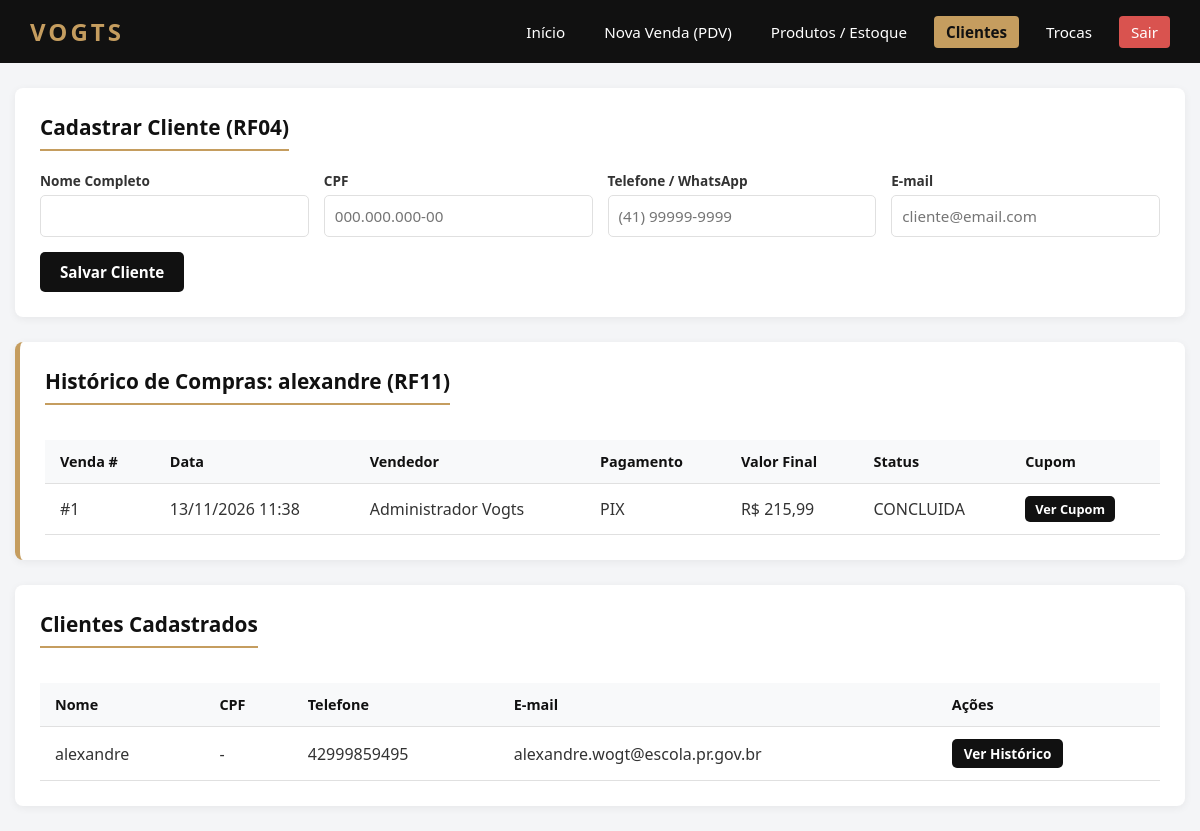
The page /vogts/clientes.php?historico_id=1 (signed in) on the database its author committed.
### tables this page shows
CREATE TABLE `clientes` (
  `id` int(11) NOT NULL,
  `nome` varchar(100) NOT NULL,
  `cpf` varchar(14) DEFAULT NULL,
  `telefone` varchar(20) DEFAULT NULL,
  `email` varchar(100) DEFAULT NULL,
  `senha` varchar(255) DEFAULT NULL
);

CREATE TABLE `vendas` (
  `id` int(11) NOT NULL,
  `cliente_id` int(11) DEFAULT NULL,
  `usuario_id` int(11) NOT NULL,
  `cpf_nota` varchar(14) DEFAULT NULL,
  `valor_bruto` decimal(10,2) NOT NULL,
  `desconto` decimal(10,2) DEFAULT 0.00,
  `valor_final` decimal(10,2) NOT NULL,
  `forma_pagamento` enum('dinheiro','pix','credito','debito') NOT NULL,
  `status` enum('concluida','cancelada') DEFAULT 'concluida',
  `data_venda` datetime DEFAULT current_timestamp()
);

CREATE TABLE `usuarios` (
  `id` int(11) NOT NULL,
  `nome` varchar(100) NOT NULL,
  `login` varchar(50) NOT NULL,
  `senha` varchar(255) NOT NULL,
  `perfil` enum('vendedor','gerente') NOT NULL
);

### vogts/clientes.php (the view, shortened to what this page needs)
<?php
require 'config/conexao.php';
$clientes = $pdo->query("SELECT * FROM clientes ORDER BY nome ASC")->fetchAll(PDO::FETCH_ASSOC);
$historico = [];
$clienteSelecionado = null;
if (isset($_GET['historico_id'])) {
    $cid = (int)$_GET['historico_id'];
    $stmtC = $pdo->prepare("SELECT * FROM clientes WHERE id = ?");
    $stmtC->execute([$cid]);
    $clienteSelecionado = $stmtC->fetch(PDO::FETCH_ASSOC);
    $stmtH = $pdo->prepare("
        SELECT v.*, u.nome AS vendedor
        FROM vendas v
        JOIN usuarios u ON v.usuario_id = u.id
        WHERE v.cliente_id = ?
        ORDER BY v.data_venda DESC
    ");
    $stmtH->execute([$cid]);
    $historico = $stmtH->fetchAll(PDO::FETCH_ASSOC);
}
?>
<!DOCTYPE html>
<html lang="pt-BR">
<head>
    <link rel="stylesheet" href="assets/style.css">
</head>
<body>
    <nav class="navbar">
        <a href="dashboard.php" class="brand">VOGTS</a>
        <div class="nav-links">
            <a href="dashboard.php">Início</a>
            <a href="pdv.php">Nova Venda (PDV)</a>
            <a href="produtos.php">Produtos / Estoque</a>
            <a href="clientes.php" class="active">Clientes</a>
            <a href="trocas.php">Trocas</a>
            <a href="logout.php" style="background: #d9534f;">Sair</a>
        </div>
    </nav>
    <div class="container">
        <div class="card">
            <h2>Cadastrar Cliente (RF04)</h2>
            <form method="POST">
                <div class="form-grid">
                    <div class="form-group">
                        <label>Nome Completo</label>
                        <input type="text" name="nome" required>
                    </div>
                    <div class="form-group">
                        <label>CPF</label>
                        <input type="text" name="cpf" placeholder="000.000.000-00">
                    </div>
                    <div class="form-group">
                        <label>Telefone / WhatsApp</label>
                        <input type="text" name="telefone" required placeholder="(41) 99999-9999">
                    </div>
                    <div class="form-group">
                        <label>E-mail</label>
                        <input type="email" name="email" placeholder="cliente@email.com">
                    </div>
                </div>
                <button type="submit" name="cadastrar_cliente" class="btn btn-primary" style="margin-top: 15px;">Salvar Cliente</button>
            </form>
        </div>
        <?php if ($clienteSelecionado): ?>
            <div class="card" style="border-left: 5px solid var(--accent);">
                <h2>Histórico de Compras: <?= htmlspecialchars($clienteSelecionado['nome']) ?> (RF11)</h2>
                <?php if (count($historico) > 0): ?>
                    <div class="table-responsive">
                        <table>
                            <thead>
                                <tr>
                                    <th>Venda #</th>
                                    <th>Data</th>
                                    <th>Vendedor</th>
                                    <th>Pagamento</th>
                                    <th>Valor Final</th>
                                    <th>Status</th>
                                    <th>Cupom</th>
                                </tr>
                            </thead>
                            <tbody>
                                <?php foreach ($historico as $h): ?>
                                    <tr>
                                        <td>#<?= $h['id'] ?></td>
                                        <td><?= date('d/m/Y H:i', strtotime($h['data_venda'])) ?></td>
                                        <td><?= htmlspecialchars($h['vendedor']) ?></td>
                                        <td><?= strtoupper($h['forma_pagamento']) ?></td>
                                        <td>R$ <?= number_format($h['valor_final'], 2, ',', '.') ?></td>
                                        <td><?= strtoupper($h['status']) ?></td>
                                        <td><a href="cupom.php?id=<?= $h['id'] ?>" target="_blank" class="btn btn-primary" style="padding: 4px 10px; font-size: 0.8rem;">Ver Cupom</a></td>
                                    </tr>
                                <?php endforeach; ?>
                            </tbody>
                        </table>
                    </div>
                <?php else: ?>
                    <p>Este cliente ainda não possui compras registradas.</p>
                <?php endif; ?>
            </div>
        <?php endif; ?>
        <div class="card">
            <h2>Clientes Cadastrados</h2>
            <div class="table-responsive">
                <table>
                    <thead>
                        <tr>
                            <th>Nome</th>
                            <th>CPF</th>
                            <th>Telefone</th>
                            <th>E-mail</th>
                            <th>Ações</th>
                        </tr>
                    </thead>
                    <tbody>
                        <?php foreach ($clientes as $c): ?>
                            <tr>
                                <td><?= htmlspecialchars($c['nome']) ?></td>
                                <td><?= htmlspecialchars($c['cpf'] ?? '-') ?></td>
                                <td><?= htmlspecialchars($c['telefone']) ?></td>
                                <td><?= htmlspecialchars($c['email']) ?></td>
                                <td><a href="clientes.php?historico_id=<?= $c['id'] ?>" class="btn btn-primary" style="padding: 5px 12px; font-size: 0.85rem;">Ver Histórico</a></td>
                            </tr>
                        <?php endforeach; ?>
                    </tbody>
                </table>
            </div>
        </div>
    </div>
</body>
</html>

### vogts/assets/style.css (style rules this page uses)
:root { --primary: #111111; --secondary: #333333; --accent: #c59d5f; --bg-light: #f4f5f7; --white: #ffffff; --danger: #d9534f; --danger-bg: #fdecea; --success: #28a745; --border: #e0e0e0; }
* { margin: 0; padding: 0; box-sizing: border-box; font-family: 'Segoe UI', Tahoma, Geneva, Verdana, sans-serif; }
body { background-color: var(--bg-light); color: var(--secondary); }
.navbar { background-color: var(--primary); color: var(--white); padding: 15px 30px; display: flex; justify-content: space-between; align-items: center; flex-wrap: wrap; }
.navbar .brand { font-size: 1.5rem; font-weight: bold; letter-spacing: 3px; color: var(--accent); text-decoration: none; }
.nav-links { display: flex; gap: 15px; flex-wrap: wrap; }
.nav-links a { color: var(--white); text-decoration: none; font-size: 0.95rem; padding: 6px 12px; border-radius: 4px; transition: 0.2s; }
.nav-links a:hover, .nav-links a.active { background-color: var(--accent); color: var(--primary); font-weight: 600; }
.container { max-width: 1200px; margin: 25px auto; padding: 0 15px; }
.card { background: var(--white); border-radius: 8px; padding: 25px; box-shadow: 0 2px 8px rgba(0,0,0,0.06); margin-bottom: 25px; }
.card h2 { margin-bottom: 20px; font-size: 1.3rem; color: var(--primary); border-bottom: 2px solid var(--accent); padding-bottom: 8px; display: inline-block; }
.form-grid { display: grid; grid-template-columns: repeat(auto-fit, minmax(200px, 1fr)); gap: 15px; }
.form-group { display: flex; flex-direction: column; }
.form-group label { font-size: 0.85rem; font-weight: 600; margin-bottom: 5px; }
.form-group input, .form-group select { padding: 10px; border: 1px solid var(--border); border-radius: 5px; font-size: 0.95rem; }
.btn { padding: 10px 20px; border: none; border-radius: 5px; cursor: pointer; font-weight: 600; font-size: 0.95rem; transition: 0.2s; text-decoration: none; display: inline-block; text-align: center; }
.btn-primary { background-color: var(--primary); color: var(--white); }
.table-responsive { overflow-x: auto; }
table { width: 100%; border-collapse: collapse; margin-top: 15px; }
th, td { padding: 12px 15px; text-align: left; border-bottom: 1px solid var(--border); }
th { background-color: #f8f9fa; color: var(--primary); font-size: 0.9rem; }

### rows shown on the page
clientes: nome "alexandre", cpf "-", telefone "42999859495", email "alexandre.wogt@escola.pr.gov.br"
vendas: id "1", data_venda "13/11/2026 11:38", usuario.nome "Administrador Vogts", forma_pagamento "PIX", valor_final "215,99", status "CONCLUIDA"
